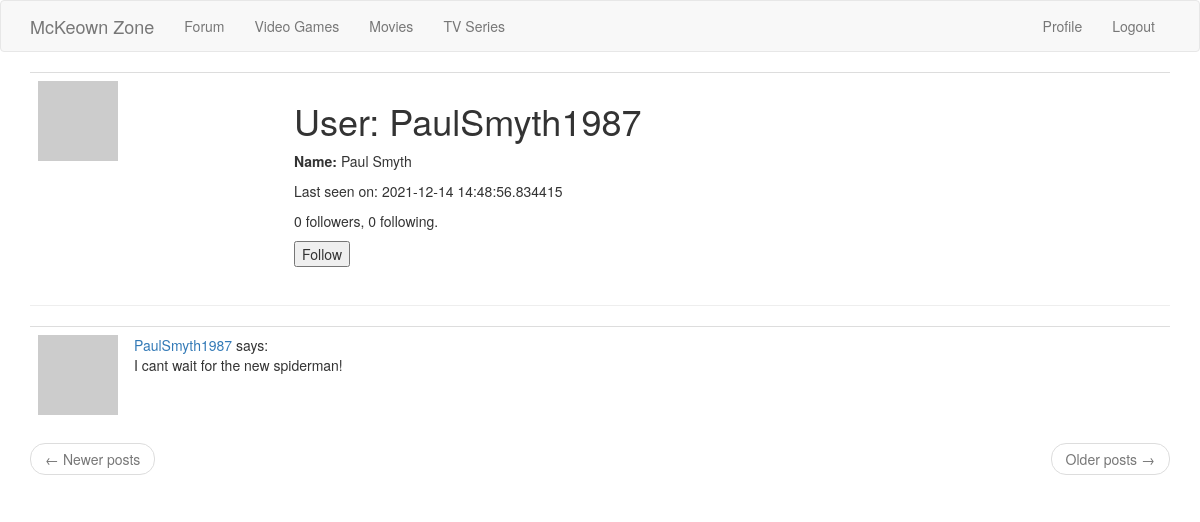
/user/PaulSmyth1987 (signed in), run on an earlier commit of the app's database.
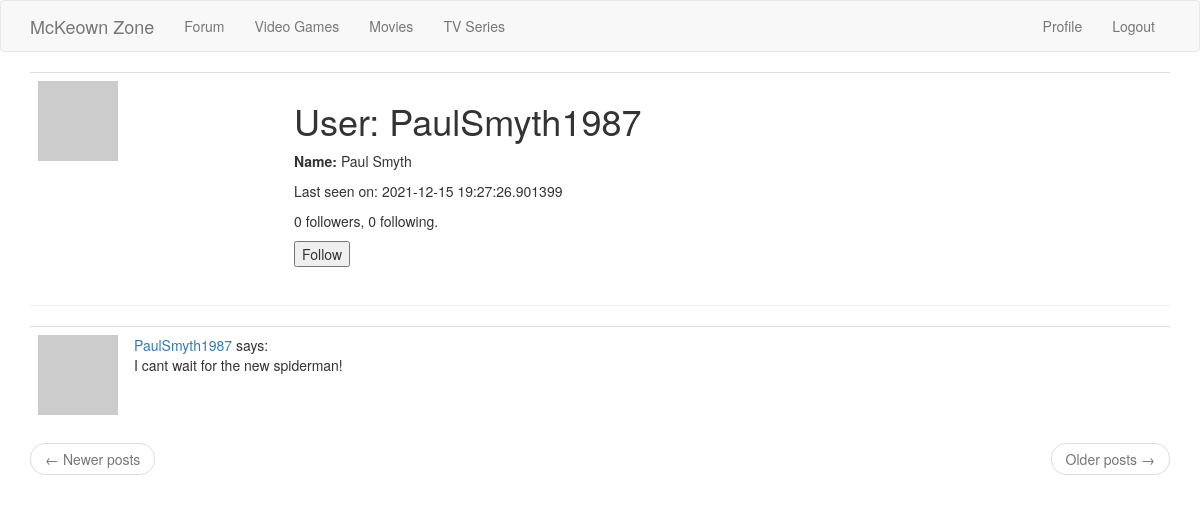
And on a later commit of the database.
### app/models.py (models this page shows, shortened)
class User(UserMixin, db.Model):
	id = db.Column(db.Integer, primary_key=True)
	username = db.Column(db.String(64), index=True, unique=True)
	first_name = db.Column(db.String(64))
	last_name = db.Column(db.String(64))
	email = db.Column(db.String(120), index=True, unique=True)
	password_hash = db.Column(db.String(128))
	posts = db.relationship('Post', backref='author', lazy='dynamic')
	about_me = db.Column(db.String(140))
	last_seen = db.Column(db.DateTime, default= datetime.utcnow)
	Address_id = db.Column(db.Integer, db.ForeignKey('address.id', ondelete='CASCADE'))
	is_admin = db.Column(db.Boolean, default=False)
	followed = db.relationship(
		'User',
		secondary=followers,
		primaryjoin = (followers.c.follower_id == id),
		secondaryjoin = (followers.c.followed_id == id),
		backref= db.backref('followers', lazy='dynamic'),
		lazy='dynamic')
	def avatar(self, size):
		digest = md5(self.email.lower().encode('utf-8')).hexdigest()
		return 'https://www.gravatar.com/avatar/{}?d=identicon&s={}'.format(digest, size)
	def is_following(self, user):
		return self.followed.filter(
			followers.c.followed_id == user.id
		).count() > 0

class Post(db.Model):
	id = db.Column(db.Integer, primary_key=True)
	body = db.Column(db.Text)
	timestamp = db.Column(db.DateTime, index=True, default=datetime.utcnow)
	user_id = db.Column(db.Integer, db.ForeignKey('user.id'))

### app/routes.py (the view)
@app.route('/user/<username>')
@login_required
def user(username):
	user = User.query.filter_by(username=username).first_or_404()
	page = request.args.get('page', 1, type=int)
	posts = user.posts.order_by(Post.timestamp.desc()).paginate(
		page, app.config['POSTS_PER_PAGE'], False)
	next_url = url_for('user', username=user.username, page = posts.next_num) if posts.has_next else None
	prev_url = url_for('user', username=user.username, page = posts.prev_num) if posts.has_prev else None
	form = EmptyForm()
	return render_template('user.html', user=user, posts=posts.items, form=form, next_url=next_url, prev_url=prev_url)

### app/forms.py
class EmptyForm(FlaskForm):
	submit = SubmitField('Submit')

### app/models.py (called while the page is built)
@login.user_loader
def load_user(id):
	return User.query.get(int(id));

### app/routes.py (called while the page is built)
@app.before_request
def before_request():
	if current_user.is_authenticated:
		current_user.last_seen = datetime.utcnow()
		db.session.commit()

### app/templates/user.html (shortened to what this page needs)
{% extends "base.html" %}
{% block app_content %}
    <table class="table table-hover">
        <tr valign="top">
            <td width="256px"><img src="{{ user.avatar(256) }}"></td>
            <td>
                <h1>User: {{ user.username }}</h1>
                <p><b>Name:  </b>{{ user.first_name}}  {{user.last_name}}</p>
                {% if user.last_seen %}<p>Last seen on: {{ user.last_seen }}</p>{% endif %}
                <p>{{ user.followers.count() }} followers, {{ user.followed.count() }} following.</p>
                {% if user == current_user %}
                	<p><a href="{{ url_for('edit_profile') }}">Edit your Profile</a></p>
                {% elif not current_user.is_following(user) %}
                	<p><form action="{{url_for('follow', username=user.username) }}", method="post">
                		{{ form.submit(value="Follow") }}
                	</form></p>
                {% else %}
                	<p><form action="{{url_for('unfollow', username=user.username) }}", method="post">
                		{{ form.hidden_tag() }}
                		{{ form.submit(value="Unfollow") }}
                	</form></p>
                {% endif %}
            </td>
        </tr>
    </table>
    <hr>
    {% for post in posts %}
    	{% include '_post.html' %}
    {% endfor %}
    <nav aria-label="...">
        <ul class="pager">
            <li class="previous{% if not prev_url %} disabled{% endif %}">
                <a href="{{ prev_url or '#' }}">
                    <span aria-hidden="true">&larr;</span> Newer posts
                </a>
            </li>
            <li class="next{% if not next_url %} disabled{% endif %}">
                <a href="{{ next_url or '#' }}">
                    Older posts <span aria-hidden="true">&rarr;</span>
                </a>
            </li>
        </ul>
    </nav>
{% endblock %}

### app/templates/base.html (shortened to what this page needs)
{% extends 'bootstrap/base.html' %}
  {% block navbar %}
    <nav class="navbar navbar-default">
        <div class="container">
            <div class="navbar-header">
              {% if current_user.is_admin %}
                <button type="button" class="navbar-toggle collapsed" data-toggle="collapse" data-target="#bs-example-navbar-collapse-1" aria-expanded="false">
                    <span class="sr-only">Toggle navigation</span>
                    <span class="icon-bar"></span>
                    <span class="icon-bar"></span>
                    <span class="icon-bar"></span>
                </button>
                <a class="navbar-brand" href="{{ url_for('admin_dashboard') }}">McKeown Zone</a>
                {% else %}
                <a class="navbar-brand" href="{{ url_for('index') }}">McKeown Zone</a>
                {% endif %}
            </div>
            <div class="collapse navbar-collapse" id="bs-example-navbar-collapse-1">
              {% if current_user.is_admin %}
                <ul class="nav navbar-nav">
                    <li><a href="{{ url_for('explore') }}">Forum</a></li>
                    <li><a href="{{ url_for('list_games') }}">Video Games</a></li>
                    <li><a href="{{ url_for('list_films') }}">Movies</a></li>
                    <li><a href="{{ url_for('list_shows') }}">TV Series</a></li>
                    <li><a href="{{ url_for('list_users') }}"> Users </li>
                </ul>
                {% else %}
                  <ul class="nav navbar-nav">
                    <li><a href="{{ url_for('explore') }}">Forum</a></li>
                    <li><a href="{{ url_for('games') }}">Video Games</a></li>
                    <li><a href="{{ url_for('films') }}">Movies</a></li>
                    <li><a href="{{ url_for('shows') }}">TV Series</a></li>
                  </ul>
                {% endif %}
                <ul class="nav navbar-nav navbar-right">
                    {% if current_user.is_anonymous %}
                    <li><a href="{{ url_for('login') }}">Login</a></li>
                    {% else %}
                    <li><a href="{{ url_for('user', username=current_user.username) }}">Profile</a></li>
                    <li><a href="{{ url_for('logout') }}">Logout</a></li>
                    {% endif %}
                </ul>
            </div>
        </div>
    </nav>
{% endblock %}
  {% block content %}
    <div class="container">
        {% block app_content %}
        {% endblock %}
    </div>
  {% endblock %}

### app/templates/_post.html (shortened to what this page needs)
    <table class="table table-hover">
    	<tr>
    		<td width="70px"><a href="{{ url_for('user', username= post.author.username) }} "><img src="{{ post.author.avatar(36) }}"></a></td>
			<td><a href="{{ url_for('user', username=post.author.username) }}">{{ post.author.username }}</a> says: <br> {{ post.body }} </td>
    	</tr>
    </table>

What changed in the data, as far as the page shows it:
changed User "PaulSmyth1987": last_seen "2021-12-14 14:48:56.834415" → "2021-12-15 19:27:26.901399"
